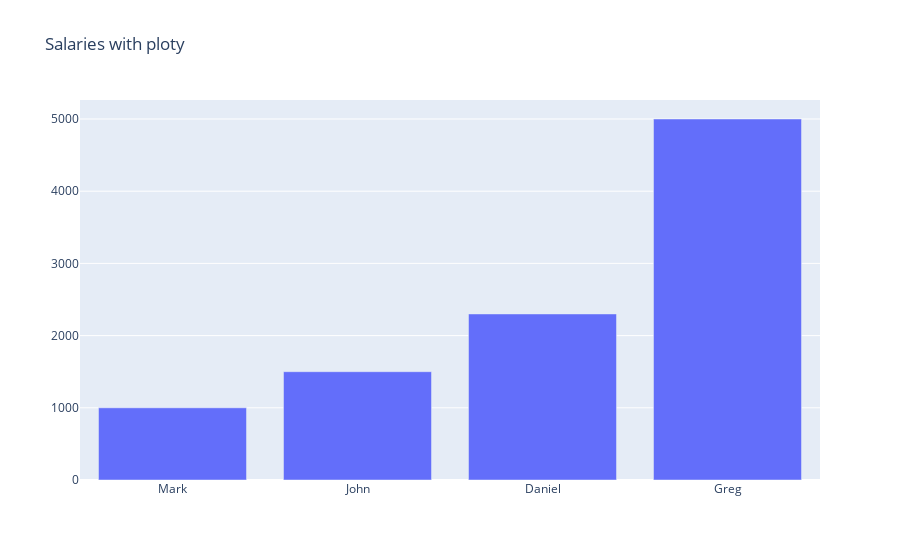

The cell this chart's notebook holds for it:
### Code cell
salaries = [
	("Mark", 1000),
	("John", 1500),
	("Daniel", 2300),
	("Greg", 5000)
]

y = [data[1] for data in salaries]
x = [data[0] for data in salaries]

go.Figure(
    data=[go.Bar(y=y, x=x)],
    layout_title_text="Salaries with ploty"
)show()

### Figure 1 — Plotly figure (JSON) as saved in the notebook; plotly's stock layout.template omitted (floating-point values rounded to 4 significant figures)
{"data": [{"type": "bar", "x": ["Mark", "John", "Daniel", "Greg"], "y": [1000, 1500, 2300, 5000]}], "layout": {"title": {"text": "Salaries with ploty"}}}
